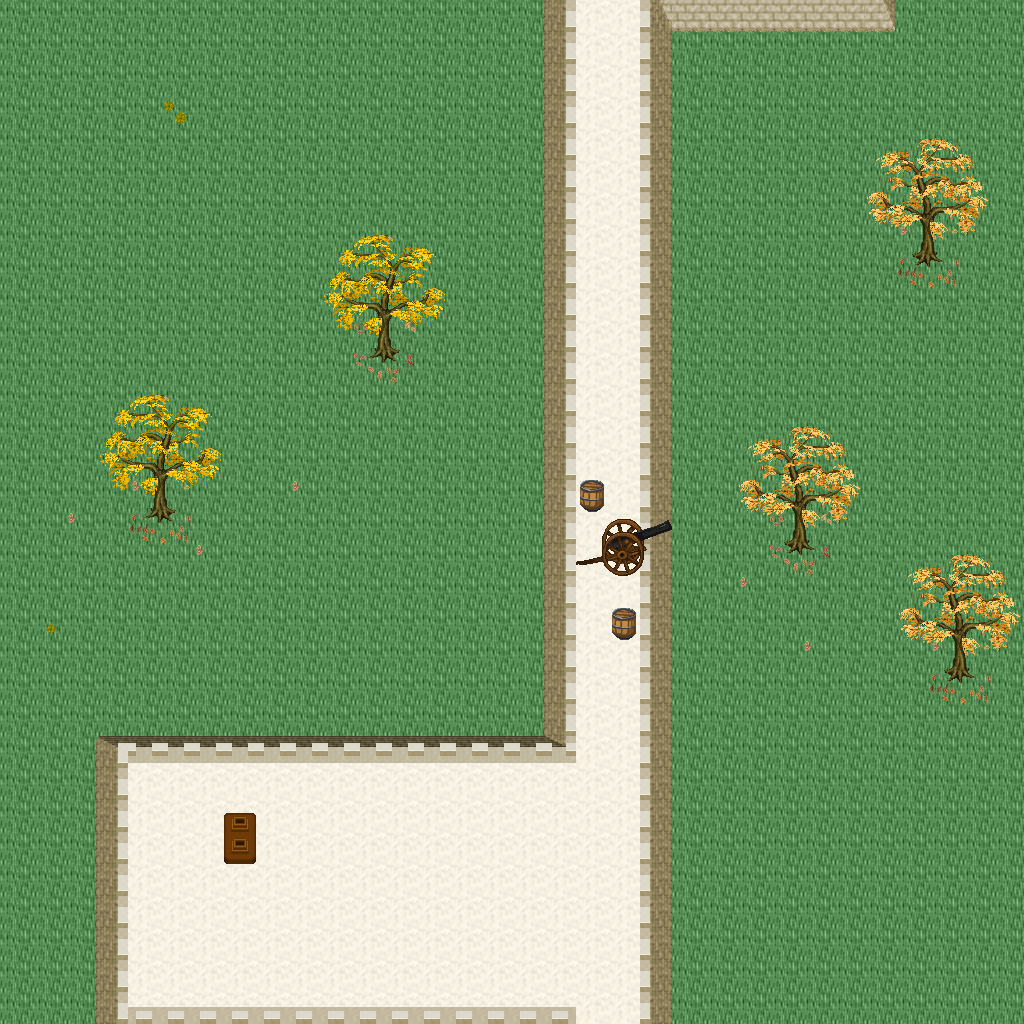

Rendered tile map (Tiled .tmx) drawn with the repository's tilesets; below, a short description and the map source with its tile grids summarised:
An orthogonal 32x32 tile map with 32x32 px tiles, 5 tile layers (Ground, Objects, Objects2, Above, ...), 1 hidden layer not drawn, 34 tilesets.

<map version="1.10" tiledversion="1.11.0" orientation="orthogonal" renderorder="right-down" width="32" height="32" tilewidth="32" tileheight="32" infinite="0" nextlayerid="11" nextobjectid="1">
 <tileset firstgid="1" name="logic_collision" tilewidth="32" tileheight="32" tilecount="1" columns="1">
  <image source="../drawable/logic_collision.png" width="32" height="32" />
 </tileset>
 <tileset firstgid="2" name="ground_ridge_earth_pale" tilewidth="32" tileheight="32" tilecount="96" columns="12">
  <image source="../drawable/ground_ridge_earth_pale.png" width="384" height="256" />
 </tileset>
 <tileset firstgid="98" name="ground_ridge_earth_dark" tilewidth="32" tileheight="32" tilecount="96" columns="12">
  <image source="../drawable/ground_ridge_earth_dark.png" width="384" height="256" />
 </tileset>
 <tileset firstgid="194" name="ground_ground" tilewidth="32" tileheight="32" tilecount="33" columns="3">
  <image source="../drawable/ground_ground.png" width="96" height="352" />
 </tileset>
 <tileset firstgid="227" name="building_castle" tilewidth="32" tileheight="32" tilecount="320" columns="20">
  <image source="../drawable/building_castle.png" width="640" height="512" />
 </tileset>
 <tileset firstgid="547" name="ground_grass_corners" tilewidth="32" tileheight="32" tilecount="24" columns="6">
  <image source="../drawable/ground_grass_corners.png" width="192" height="128" />
 </tileset>
 <tileset firstgid="571" name="ground_grass_edges" tilewidth="32" tileheight="32" tilecount="36" columns="12">
  <image source="../drawable/ground_grass_edges.png" width="384" height="96" />
 </tileset>
 <tileset firstgid="607" name="item_pot_barrels_1" tilewidth="32" tileheight="32" tilecount="8" columns="4">
  <image source="../drawable/item_pot_barrels_1.png" width="128" height="64" />
 </tileset>
 <tileset firstgid="615" name="item_weapon_cannon" tilewidth="32" tileheight="32" tilecount="12" columns="3">
  <image source="../drawable/item_weapon_cannon.png" width="96" height="128" />
 </tileset>
 <tileset firstgid="627" name="building_door_door" tilewidth="32" tileheight="32" tilecount="6" columns="3">
  <image source="../drawable/building_door_door.png" width="96" height="64" />
 </tileset>
 <tileset firstgid="633" name="building_door_closed" tilewidth="32" tileheight="32" tilecount="1" columns="1">
  <image source="../drawable/building_door_closed.png" width="32" height="32" />
 </tileset>
 <tileset firstgid="634" name="building_window_window_centered" tilewidth="32" tileheight="32" tilecount="1" columns="1">
  <image source="../drawable/building_window_window_centered.png" width="32" height="32" />
 </tileset>
 <tileset firstgid="635" name="building_decoration_chimney_big" tilewidth="32" tileheight="32" tilecount="2" columns="1">
  <image source="../drawable/building_decoration_chimney_big.png" width="32" height="64" />
 </tileset>
 <tileset firstgid="637" name="building_tan_building" tilewidth="32" tileheight="32" tilecount="24" columns="4">
  <image source="../drawable/building_tan_building.png" width="128" height="192" />
 </tileset>
 <tileset firstgid="661" name="building_museum" tilewidth="32" tileheight="32" tilecount="56" columns="7">
  <image source="../drawable/building_museum.png" width="224" height="256" />
 </tileset>
 <tileset firstgid="717" name="building_decoration_chimney" tilewidth="32" tileheight="32" tilecount="2" columns="1">
  <image source="../drawable/building_decoration_chimney.png" width="32" height="64" />
 </tileset>
 <tileset firstgid="719" name="plant_tree_fall_trees" tilewidth="32" tileheight="32" tilecount="40" columns="8">
  <image source="../drawable/plant_tree_fall_trees.png" width="256" height="160" />
 </tileset>
 <tileset firstgid="759" name="plant_leaves" tilewidth="32" tileheight="32" tilecount="8" columns="4">
  <image source="../drawable/plant_leaves.png" width="128" height="64" />
 </tileset>
 <tileset firstgid="767" name="plant_vine" tilewidth="32" tileheight="32" tilecount="3" columns="1">
  <image source="../drawable/plant_vine.png" width="32" height="96" />
 </tileset>
 <tileset firstgid="770" name="item_pot_pot_burgundy" tilewidth="32" tileheight="32" tilecount="1" columns="1">
  <image source="../drawable/item_pot_pot_burgundy.png" width="32" height="32" />
 </tileset>
 <tileset firstgid="771" name="building_stairs_stairs_grey" tilewidth="32" tileheight="32" tilecount="6" columns="3">
  <image source="../drawable/building_stairs_stairs_grey.png" width="96" height="64" />
 </tileset>
 <tileset firstgid="777" name="furniture_light_lamp_blue" tilewidth="32" tileheight="32" tilecount="3" columns="1">
  <image source="../drawable/furniture_light_lamp_blue.png" width="32" height="96" />
 </tileset>
 <tileset firstgid="780" name="light_dim_light_7x5" tilewidth="32" tileheight="32" tilecount="35" columns="7">
  <image source="../drawable/light_dim_light_7x5.png" width="224" height="160" />
 </tileset>
 <tileset firstgid="815" name="plant_flower_daisy_blue" tilewidth="32" tileheight="32" tilecount="8" columns="2">
  <image source="../drawable/plant_flower_daisy_blue.png" width="64" height="128" />
 </tileset>
 <tileset firstgid="823" name="plant_flower_daisy_red" tilewidth="32" tileheight="32" tilecount="8" columns="2">
  <image source="../drawable/plant_flower_daisy_red.png" width="64" height="128" />
 </tileset>
 <tileset firstgid="831" name="plant_flower_daisy_white" tilewidth="32" tileheight="32" tilecount="8" columns="2">
  <image source="../drawable/plant_flower_daisy_white.png" width="64" height="128" />
 </tileset>
 <tileset firstgid="839" name="plant_flower_daisy_yellow" tilewidth="32" tileheight="32" tilecount="8" columns="2">
  <image source="../drawable/plant_flower_daisy_yellow.png" width="64" height="128" />
 </tileset>
 <tileset firstgid="847" name="ground_ground_3" tilewidth="32" tileheight="32" tilecount="5" columns="5">
  <image source="../drawable/ground_ground_3.png" width="160" height="32" />
 </tileset>
 <tileset firstgid="852" name="building_cottage" tilewidth="32" tileheight="32" tilecount="256" columns="16">
  <image source="../drawable/building_cottage.png" width="512" height="512" />
 </tileset>
 <tileset firstgid="1108" name="building_roof_thatched_roof" tilewidth="32" tileheight="32" tilecount="256" columns="16">
  <image source="../drawable/building_roof_thatched_roof.png" width="512" height="512" />
 </tileset>
 <tileset firstgid="1364" name="building_door_doors" tilewidth="32" tileheight="32" tilecount="256" columns="16">
  <image source="../drawable/building_door_doors.png" width="512" height="512" />
 </tileset>
 <tileset firstgid="1620" name="building_window_windows" tilewidth="32" tileheight="32" tilecount="256" columns="16">
  <image source="../drawable/building_window_windows.png" width="512" height="512" />
 </tileset>
 <tileset firstgid="1876" name="logic_portal" tilewidth="32" tileheight="32" tilecount="24" columns="8">
  <image source="../drawable/logic_portal.png" width="256" height="96" />
 </tileset>
 <tileset firstgid="1900" name="building_decoration_banner" tilewidth="32" tileheight="32" tilecount="12" columns="1">
  <image source="../drawable/building_decoration_banner.png" width="32" height="384" />
 </tileset>
 <layer id="1" name="Ground" width="32" height="32">
  <data>[1024 cells, 1024 non-empty, 6 distinct tile ids]</data>
 </layer>
 <layer id="2" name="Objects" width="32" height="32">
  <data>[1024 cells, 49 non-empty, 14 distinct tile ids]</data>
 </layer>
 <layer id="3" name="Objects2" width="32" height="32">
  <data>[1024 cells, 28 non-empty, 15 distinct tile ids]</data>
 </layer>
 <layer id="4" name="Above" width="32" height="32">
  <data>[1024 cells, 80 non-empty, 32 distinct tile ids]</data>
 </layer>
 <layer id="5" name="Above2" width="32" height="32">
  <data>[1024 cells, 0 non-empty, 0 distinct tile ids]</data>
 </layer>
 <layer id="6" name="Walkable" width="32" height="32" visible="0">
  <data>[1024 cells, 271 non-empty, 1 distinct tile ids]</data>
 </layer>
 <objectgroup id="7" name="Mapevents" />
 <objectgroup id="8" name="Spawn" />
 <objectgroup id="9" name="Keys" />
 <objectgroup id="10" name="Replace" />
</map>
